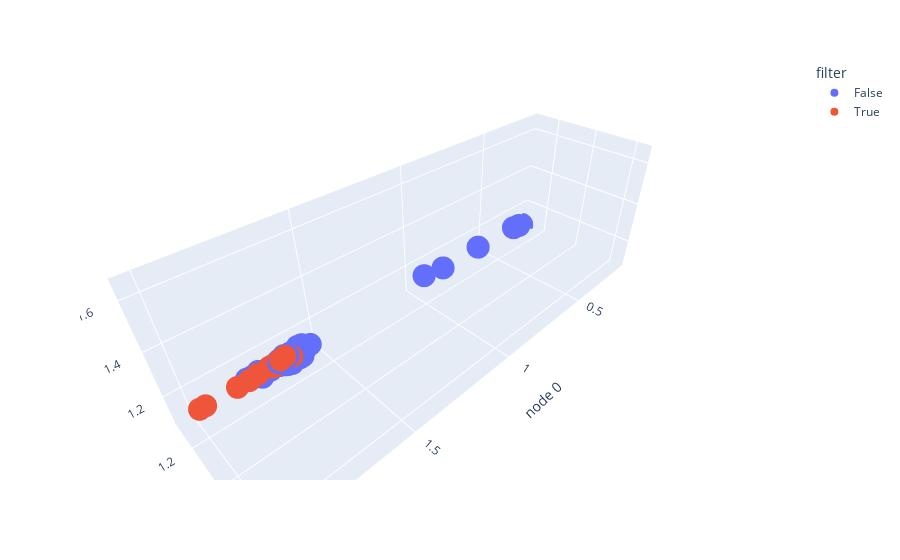

Notebook code cell kept with this figure:
### Code cell
import plotly.express as px
import matplotlib.pyplot as plt
%matplotlib inline
virtual_neighbours['filter'] = filter
fig = px.scatter_3d(virtual_neighbours, x=virtual_neighbours.columns[0], y=virtual_neighbours.columns[1], z=virtual_neighbours.columns[2],
              color='filter')
plt.tight_layout()
fig.show()
